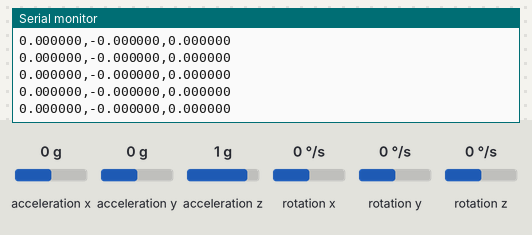
This sketch was run on a simulated ESP32. On the bench: the last lines printed to the serial monitor. The inputs (shaded band) are chosen by the test bench; at power-on: acceleration x 0 g, acceleration y 0 g, acceleration z 1 g, rotation z 0 °/s, rotation x 0 °/s, rotation y 0 °/s.

Above: at 1.2 s.
1.3 s: acceleration x set to -1.4 g
At 2.2 s:
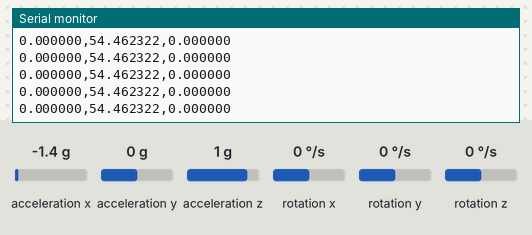
2.8 s: acceleration y set to -1.4 g
At 3.6 s:
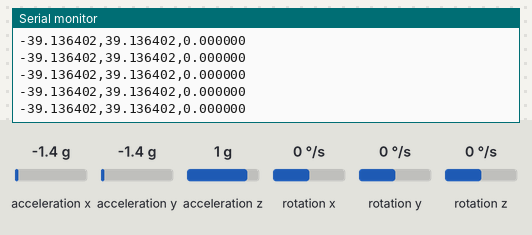
4.3 s: acceleration z set to -1.4 g
At 5.3 s:
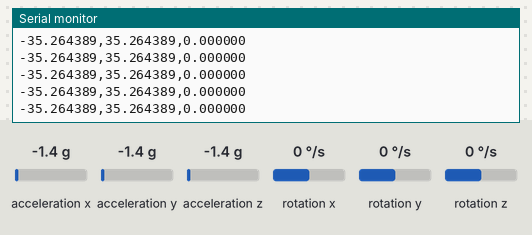
5.8 s: rotation z set to -192 °/s
At 6.5 s:
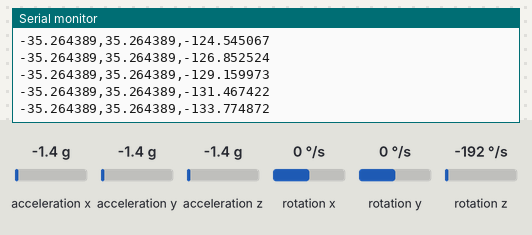
7.3 s: acceleration y set to 0.8 g
At 8.4 s:
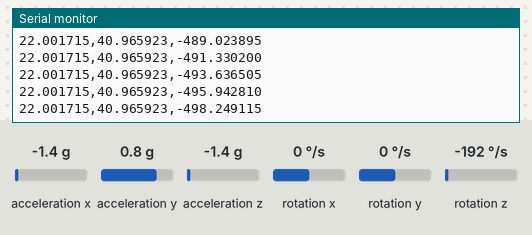
Timing chart, 0 to 10.3 s (numbered marks = the images above; inputs shaded):
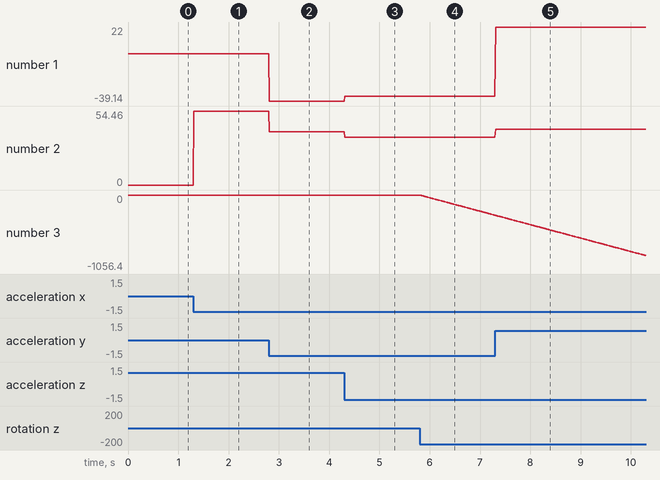

Measured:
- after the input at 1.3 s, the serial monitor: prints a new line at once (image 1)
- after the input at 2.8 s, the serial monitor: prints a new line at once (image 2)
- after the input at 4.3 s, the serial monitor: prints a new line at once (image 3)
- after the input at 5.8 s, the serial monitor: prints a new line at once (image 4)
- plotted number 1: 0 → -39.14 after the input at 2.8 s, -39.14 → -35.26 after the input at 4.3 s
- plotted number 2: 0 → 54.46 after the input at 1.3 s, 54.46 → 39.14 after the input at 2.8 s, 39.14 → 35.26 after the input at 4.3 s
- plotted number 3: 0 → -288.37 after the input at 5.8 s

The sketch:

test_read_MPU_local.ino
```cpp
#include <Wire.h>
#include <MPU6050_light.h>

MPU6050 mpu(Wire);

void setup() {
  // Init Serial Monitor
  Serial.begin(115200);
  Wire.begin();
  mpu.begin();
}

void loop() {
  mpu.update();

  // Set values to send
  float x = mpu.getAngleX();
  float y = mpu.getAngleY();
  float z = mpu.getAngleZ();

  Serial.printf("%f,", x);
  Serial.printf("%f,", y);
  Serial.printf("%f\n", z);

  delay(10);
}
```
